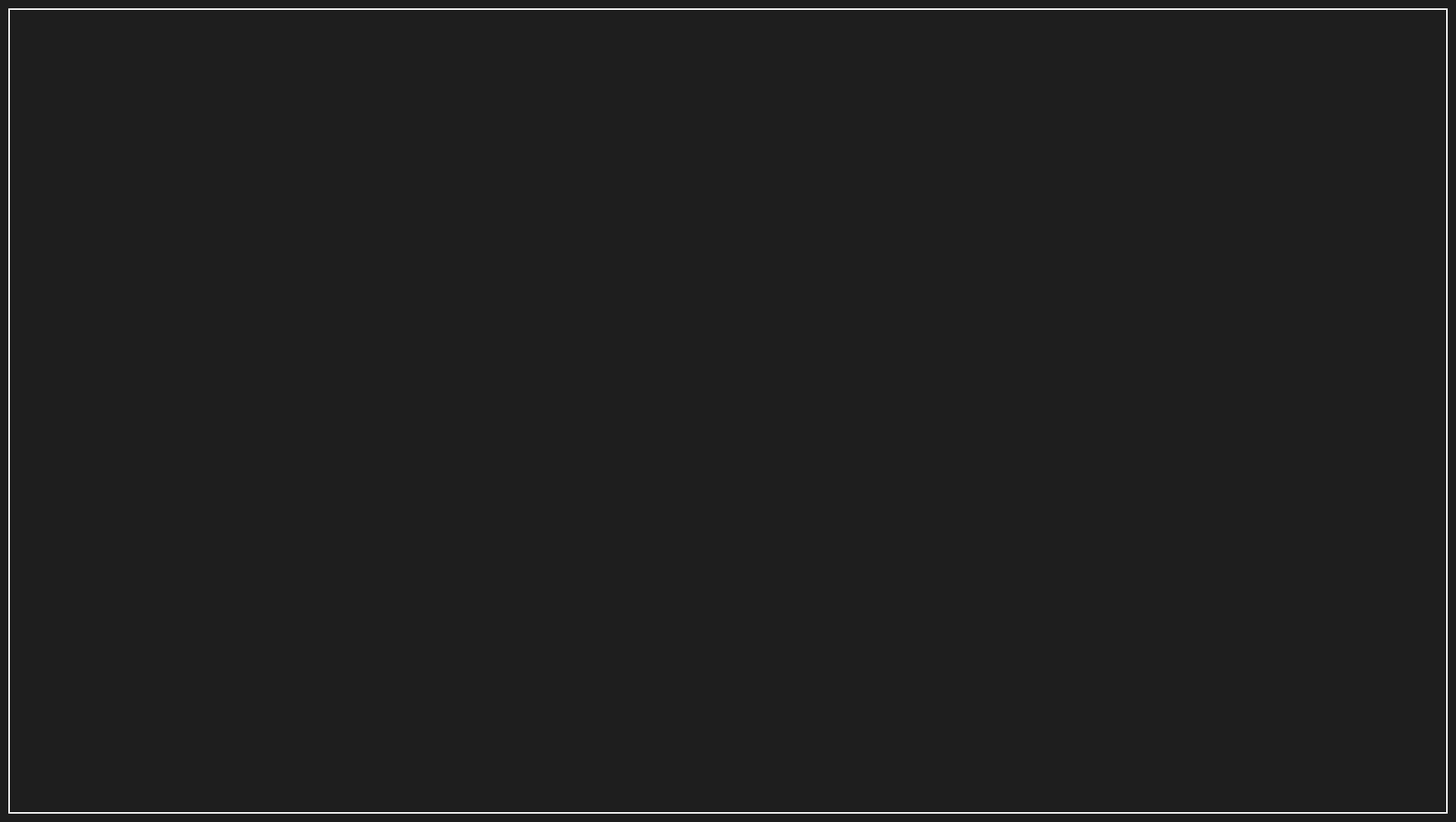
<?xml version="1.0" encoding="UTF-8"?>
<ui version="4.0">
 <class>ProjectorGui</class>
 <widget class="QWidget" name="ProjectorGui">
  <property name="geometry">
   <rect>
    <x>0</x>
    <y>0</y>
    <width>1920</width>
    <height>1084</height>
   </rect>
  </property>
  <property name="windowTitle">
   <string>Widget</string>
  </property>
  <property name="styleSheet">
   <string notr="true">
        QWidget {
            background-color: #1E1E1E;
            color: #FFFFFF; 
        }
   
</string>
  </property>
  <layout class="QHBoxLayout" name="mainLayout">
   <item>
    <widget class="QLabel" name="imageLabel">
     <property name="minimumSize">
      <size>
       <width>1888</width>
       <height>1062</height>
      </size>
     </property>
     <property name="styleSheet">
      <string notr="true">border: 2px solid white;</string>
     </property>
     <property name="text">
      <string/>
     </property>
    </widget>
   </item>
  </layout>
 </widget>
 <resources/>
 <connections/>
</ui>
